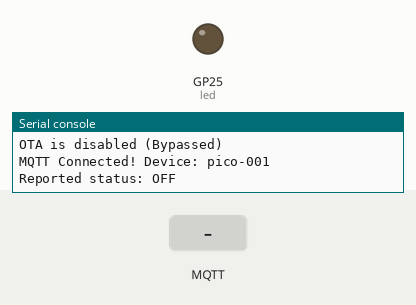
A program run on a simulated Raspberry Pi Pico running MicroPython. Shown: output pins drawn as LEDs (lit = HIGH), the last lines printed to the serial console. The test bench sets the inputs (shaded band). WiFi joins after 1.5 s; no MQTT or app messages arrive unless stated.

Above: at 6.3 s.
6.4 s: MQTT message "ON" arrives on the first subscribed topic
At 7.4 s:
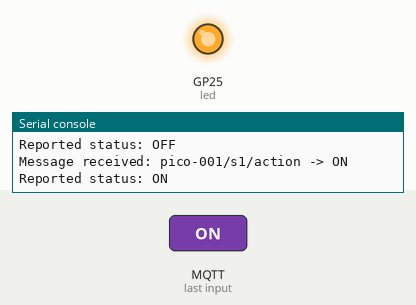
7.9 s: MQTT message "OFF" arrives on the first subscribed topic
At 8.8 s:
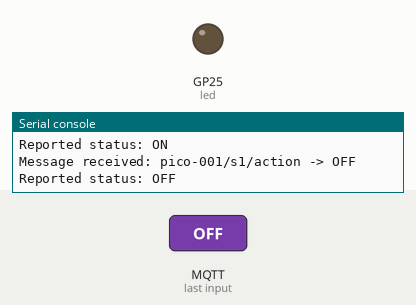
9.4 s: MQTT message "on" arrives on the first subscribed topic
At 10.1 s:
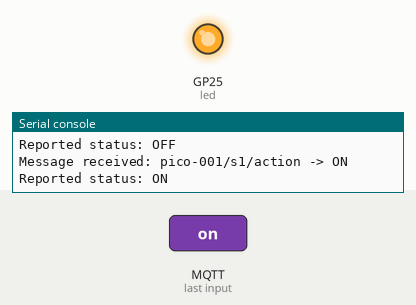
10.9 s: MQTT message "off" arrives on the first subscribed topic
At 11.5 s:
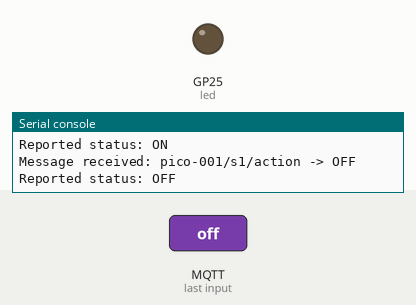
Timing chart, 0 to 13.4 s (numbered marks = the images above; inputs shaded):
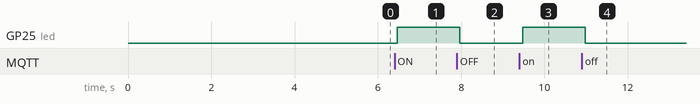

The program:

main.py
```python
import time
import machine
from machine import Pin
from umqtt.simple import MQTTClient
import senko
import wifi_manager
import config

# --- เตรียมระบบ OTA ---
OTA = senko.Senko(
  user=config.OTA_USER, repo=config.OTA_REPO,
  working_dir=config.OTA_DIR, files=config.OTA_FILES
)
led = Pin("LED", Pin.OUT)
needs_to_send_status = False

# --- ฟังก์ชันส่งสถานะ (ดึง Topic จาก config) ---
def send_status(client):
  global needs_to_send_status
  try:
    current_val = "ON" if led.value() == 1 else "OFF"
    client.publish(config.TOPIC_S1_STATUS, current_val, retain=False, qos=1)
    print(f"Reported status: {current_val}")
    needs_to_send_status = False
  except Exception as e:
    print("Publish failed:", e)

# --- ฟังก์ชันเมื่อมีข้อความเข้า ---
def on_message(topic, msg):
    global needs_to_send_status
    t = topic.decode()
    m = msg.decode().upper()
    print(f"Message received: {t} -> {m}")

    if t == config.TOPIC_S1_ACTION:
      if m == "ON": led.value(1)
      elif m == "OFF": led.value(0)
      needs_to_send_status = True  # ยกธงบอกว่า "ไฟเปลี่ยนสถานะแล้ว ต้องรายงาน"

    elif t == config.TOPIC_QUERY:
      needs_to_send_status = True  # ยกธงบอกว่า "มีคนถามสถานะเข้ามา ต้องตอบกลับ"

# --- เริ่มการทำงาน ---
time.sleep(3)

if wifi_manager.connect_wifi(config.WIFI_CONFIGS):
    # 1. OTA Update
    if config.ENABLE_OTA:
      try:
          if OTA.fetch():
              if OTA.update():
                  print("Update completed! Rebooting...")
                  machine.reset()
      except: pass
    else:
      print("OTA is disabled (Bypassed)")

    # 2. MQTT Setup
    client = MQTTClient(config.CLIENT_ID, config.MQTT_BROKER)
    client.set_callback(on_message)
    # ตั้งค่า Last Will (บอก Broker ว่าถ้าฉันหายไปให้ประกาศ OFFLINE)
    client.set_last_will(config.TOPIC_AVAIL, "OFFLINE", retain=True, qos=1)

    try:
        client.connect()
        print(f"MQTT Connected! Device: {config.DEVICE_ID}")
        client.publish(config.TOPIC_AVAIL, "ONLINE", retain=True, qos=1)

        # Subscribe หัวข้อที่ต้องการ
        client.subscribe(config.TOPIC_S1_ACTION, qos=1)
        client.subscribe(config.TOPIC_QUERY, qos=1)

        send_status(client) # ส่งสถานะครั้งแรก

        while True:
            client.check_msg()

            if needs_to_send_status:
                send_status(client)
            time.sleep(0.1)

    except Exception as e:
        print("Error:", e)
        time.sleep(5)
        machine.reset()
    finally:
        try:
            client.publish(config.TOPIC_AVAIL, "OFFLINE", retain=True, qos=1)
            client.disconnect()
        except: pass
else:
    time.sleep(10)
    machine.reset()
```

senko.py
```python
"""
Senko ใช้ตัวนี้
https://github.com/RangerDigital/senko
"""


import urequests
import uhashlib


class Senko:
    raw = "https://raw.githubusercontent.com"
    github = "https://github.com"

    def __init__(self, user, repo, url=None, branch="master", working_dir="app", files=["boot.py", "main.py"], headers={}):
        """Senko OTA agent class.

        Args:
            user (str): GitHub user.
            repo (str): GitHub repo to fetch.
            branch (str): GitHub repo branch. (master)
            working_dir (str): Directory inside GitHub repo where the micropython app is.
            url (str): URL to root directory.
            files (list): Files included in OTA update.
            headers (list, optional): Headers for urequests.
        """
        self.base_url = "{}/{}/{}".format(self.raw, user, repo) if user else url.replace(self.github, self.raw)
        self.url = url if url is not None else "{}/{}/{}".format(self.base_url, branch, working_dir)
        self.headers = headers
        self.files = files

    def _check_hash(self, x, y):
        x_hash = uhashlib.sha1(x.encode())
        y_hash = uhashlib.sha1(y.encode())

        x = x_hash.digest()
        y = y_hash.digest()

        if str(x) == str(y):
            return True
        else:
            return False

    def _get_file(self, url):
        payload = urequests.get(url, headers=self.headers)
        code = payload.status_code

        if code == 200:
            return payload.text
        else:
            return None

    def _check_all(self):
        changes = []

        for file in self.files:
            latest_version = self._get_file(self.url + "/" + file)
            if latest_version is None:
                continue

            try:
                with open(file, "r") as local_file:
                    local_version = local_file.read()
            except:
                local_version = ""

            if not self._check_hash(latest_version, local_version):
                changes.append(file)

        return changes

    def fetch(self):
        """Check if newer version is available.

        Returns:
            True - if is, False - if not.
        """
        if not self._check_all():
            return False
        else:
            return True

    def update(self):
        """Replace all changed files with newer one.

        Returns:
            True - if changes were made, False - if not.
        """
        changes = self._check_all()

        for file in changes:
            with open(file, "w") as local_file:
                local_file.write(self._get_file(self.url + "/" + file))

        if changes:
            return True
        else:
            return False
```

wifi_manager.py
```python
import network
import time
import machine

def connect_wifi(configs):
    """
    รับค่า configs เป็น list ของ tuple เช่น [('SSID', 'PWD'), ...]
    """
    wlan = network.WLAN(network.STA_IF)
    wlan.active(True)

    for ssid, pwd in configs:
        print(f'\nConnecting to {ssid}...')
        wlan.connect(ssid, pwd)

        # รอเชื่อมต่อ 10 วินาทีต่อหนึ่งจุด
        for _ in range(10):
            if wlan.isconnected():
                print(f'Connected! IP: {wlan.ifconfig()[0]}')
                return True
            time.sleep(1)
            print('.', end='')
        print(f'\nFailed to connect to {ssid}')

    return False
```

config.py
```python
# config.py

# --- WiFi & OTA ---
WIFI_CONFIGS = [
  ('WK_AIS_2.4G', '0813996766'),
  ('Galaxy A7189EE', '12345678')
]
ENABLE_OTA = False  # ตั้งเป็น False ถ้าต้องการข้ามการเช็คอัปเดต (By Pass)
OTA_USER = "wasankds"
OTA_REPO = "pico-ota"
OTA_DIR  = "pico-builtin-led"
OTA_FILES = ["main.py", "wifi_manager.py", "config.py"]

# --- MQTT Settings ---
MQTT_BROKER = '192.168.1.100'
DEVICE_ID   = "pico-001"
CLIENT_ID   = 'pico-001'

# --- การจัดการ Topic ทั้ง 4 ของคุณ ---
TOPIC_S1_ACTION = DEVICE_ID + "/s1/action"
TOPIC_S1_STATUS = DEVICE_ID + "/s1/status"
TOPIC_QUERY     = DEVICE_ID + "/system/query"
TOPIC_AVAIL     = DEVICE_ID + "/system/availability"
```

Measured:
- after the input at 6.4 s, GP25 (led): LOW → HIGH after 0.06 s
- after the input at 7.9 s, GP25 (led): HIGH → LOW after 0.07 s
- after the input at 9.4 s, GP25 (led): LOW → HIGH after 0.07 s
- after the input at 10.9 s, GP25 (led): HIGH → LOW after 0.08 s
